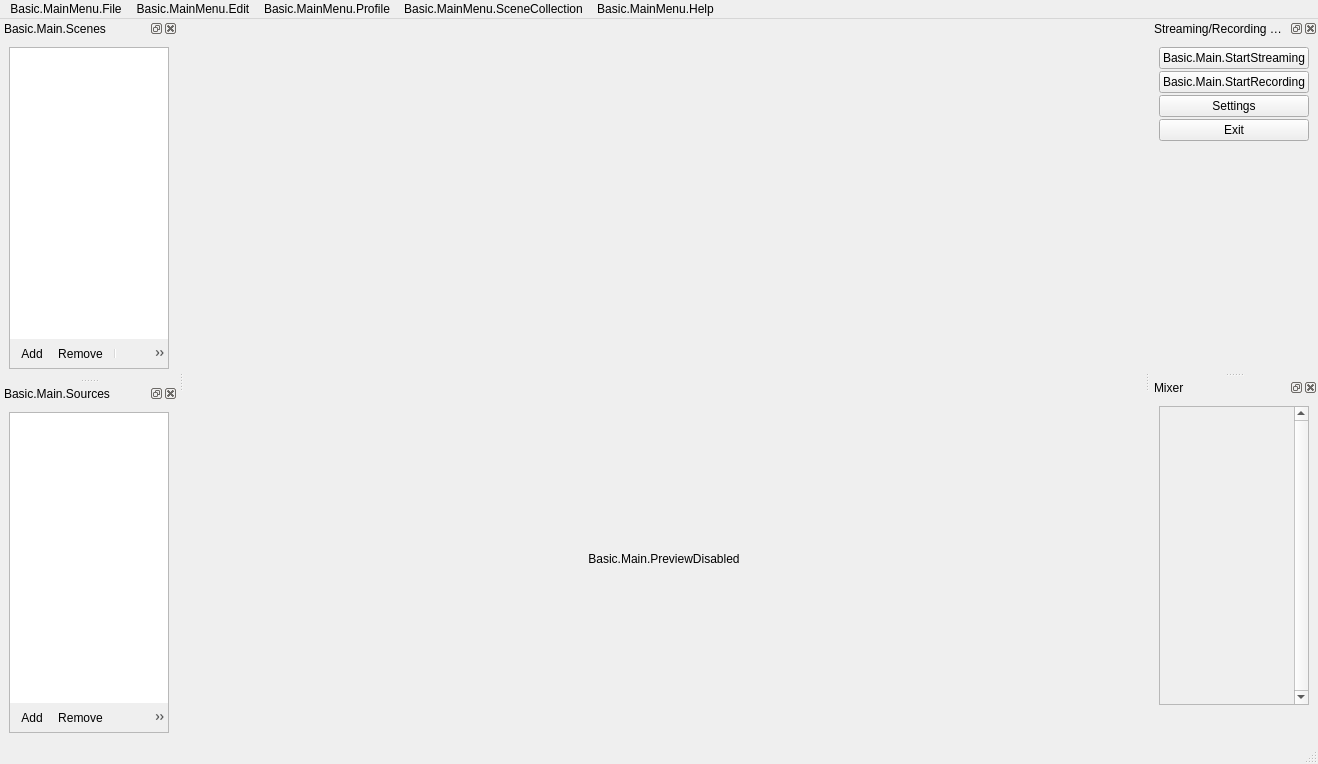
<?xml version="1.0" encoding="UTF-8"?>
<ui version="4.0">
 <author>Jim</author>
 <class>OBSBasic</class>
 <widget class="QMainWindow" name="OBSBasic">
  <property name="geometry">
   <rect>
    <x>0</x>
    <y>0</y>
    <width>1318</width>
    <height>764</height>
   </rect>
  </property>
  <property name="sizePolicy">
   <sizepolicy hsizetype="Minimum" vsizetype="Minimum">
    <horstretch>0</horstretch>
    <verstretch>0</verstretch>
   </sizepolicy>
  </property>
  <property name="minimumSize">
   <size>
    <width>0</width>
    <height>0</height>
   </size>
  </property>
  <property name="windowTitle">
   <string>.MainWindow</string>
  </property>
  <property name="windowIcon">
   <iconset resource="obs.qrc">
    <normaloff>:/res/images/obs.png</normaloff>:/res/images/obs.png</iconset>
  </property>
  <property name="styleSheet">
   <string notr="true"/>
  </property>
  <widget class="QWidget" name="centralwidget">
   <layout class="QVBoxLayout" name="verticalLayout">
    <item>
     <widget class="OBSBasicPreview" name="preview" native="true">
      <property name="sizePolicy">
       <sizepolicy hsizetype="Expanding" vsizetype="Expanding">
        <horstretch>0</horstretch>
        <verstretch>0</verstretch>
       </sizepolicy>
      </property>
      <property name="minimumSize">
       <size>
        <width>32</width>
        <height>32</height>
       </size>
      </property>
      <property name="focusPolicy">
       <enum>Qt::ClickFocus</enum>
      </property>
      <property name="contextMenuPolicy">
       <enum>Qt::CustomContextMenu</enum>
      </property>
      <addaction name="actionRemoveSource"/>
     </widget>
    </item>
    <item>
     <widget class="QLabel" name="previewDisabledLabel">
      <property name="sizePolicy">
       <sizepolicy hsizetype="Expanding" vsizetype="Expanding">
        <horstretch>0</horstretch>
        <verstretch>0</verstretch>
       </sizepolicy>
      </property>
      <property name="contextMenuPolicy">
       <enum>Qt::CustomContextMenu</enum>
      </property>
      <property name="text">
       <string>Basic.Main.PreviewDisabled</string>
      </property>
      <property name="alignment">
       <set>Qt::AlignCenter</set>
      </property>
     </widget>
    </item>
   </layout>
  </widget>
  <widget class="QMenuBar" name="menubar">
   <property name="geometry">
    <rect>
     <x>0</x>
     <y>0</y>
     <width>1318</width>
     <height>21</height>
    </rect>
   </property>
   <widget class="QMenu" name="menu_File">
    <property name="title">
     <string>Basic.MainMenu.File</string>
    </property>
    <addaction name="actionShow_Recordings"/>
    <addaction name="actionRemux"/>
    <addaction name="separator"/>
    <addaction name="action_Settings"/>
    <addaction name="actionShowSettingsFolder"/>
    <addaction name="actionShowProfileFolder"/>
    <addaction name="separator"/>
    <addaction name="actionE_xit"/>
   </widget>
   <widget class="QMenu" name="menuBasic_MainMenu_Help">
    <property name="title">
     <string>Basic.MainMenu.Help</string>
    </property>
    <widget class="QMenu" name="menuLogFiles">
     <property name="title">
      <string>Basic.MainMenu.Help.Logs</string>
     </property>
     <addaction name="actionShowLogs"/>
     <addaction name="actionUploadCurrentLog"/>
     <addaction name="actionUploadLastLog"/>
     <addaction name="actionViewCurrentLog"/>
    </widget>
    <addaction name="actionWebsite"/>
    <addaction name="separator"/>
    <addaction name="menuLogFiles"/>
    <addaction name="actionCheckForUpdates"/>
   </widget>
   <widget class="QMenu" name="menuBasic_MainMenu_Edit">
    <property name="title">
     <string>Basic.MainMenu.Edit</string>
    </property>
    <widget class="QMenu" name="transformMenu">
     <property name="title">
      <string>Basic.MainMenu.Edit.Transform</string>
     </property>
     <addaction name="actionEditTransform"/>
     <addaction name="actionResetTransform"/>
     <addaction name="separator"/>
     <addaction name="actionRotate90CW"/>
     <addaction name="actionRotate90CCW"/>
     <addaction name="actionRotate180"/>
     <addaction name="separator"/>
     <addaction name="actionFlipHorizontal"/>
     <addaction name="actionFlipVertical"/>
     <addaction name="separator"/>
     <addaction name="actionFitToScreen"/>
     <addaction name="actionStretchToScreen"/>
     <addaction name="actionCenterToScreen"/>
    </widget>
    <widget class="QMenu" name="orderMenu">
     <property name="title">
      <string>Basic.MainMenu.Edit.Order</string>
     </property>
     <addaction name="actionMoveUp"/>
     <addaction name="actionMoveDown"/>
     <addaction name="separator"/>
     <addaction name="actionMoveToTop"/>
     <addaction name="actionMoveToBottom"/>
    </widget>
    <addaction name="transformMenu"/>
    <addaction name="orderMenu"/>
    <addaction name="separator"/>
    <addaction name="actionAdvAudioProperties"/>
   </widget>
   <widget class="QMenu" name="profileMenu">
    <property name="title">
     <string>Basic.MainMenu.Profile</string>
    </property>
    <addaction name="actionNewProfile"/>
    <addaction name="actionDupProfile"/>
    <addaction name="actionRenameProfile"/>
    <addaction name="actionRemoveProfile"/>
    <addaction name="separator"/>
   </widget>
   <widget class="QMenu" name="sceneCollectionMenu">
    <property name="title">
     <string>Basic.MainMenu.SceneCollection</string>
    </property>
    <addaction name="actionNewSceneCollection"/>
    <addaction name="actionDupSceneCollection"/>
    <addaction name="actionRenameSceneCollection"/>
    <addaction name="actionRemoveSceneCollection"/>
    <addaction name="separator"/>
   </widget>
   <addaction name="menu_File"/>
   <addaction name="menuBasic_MainMenu_Edit"/>
   <addaction name="profileMenu"/>
   <addaction name="sceneCollectionMenu"/>
   <addaction name="menuBasic_MainMenu_Help"/>
  </widget>
  <widget class="OBSBasicStatusBar" name="statusbar"/>
  <widget class="QDockWidget" name="dockWidget_2">
   <property name="windowTitle">
    <string>Basic.Main.Scenes</string>
   </property>
   <attribute name="dockWidgetArea">
    <number>1</number>
   </attribute>
   <widget class="QWidget" name="dockWidgetContents_2">
    <layout class="QVBoxLayout" name="verticalLayout_5">
     <item>
      <layout class="QVBoxLayout" name="scenesVLayout">
       <property name="spacing">
        <number>0</number>
       </property>
       <item>
        <widget class="QFrame" name="scenesFrame">
         <property name="sizePolicy">
          <sizepolicy hsizetype="Preferred" vsizetype="Expanding">
           <horstretch>0</horstretch>
           <verstretch>0</verstretch>
          </sizepolicy>
         </property>
         <property name="minimumSize">
          <size>
           <width>160</width>
           <height>0</height>
          </size>
         </property>
         <property name="frameShape">
          <enum>QFrame::StyledPanel</enum>
         </property>
         <property name="frameShadow">
          <enum>QFrame::Sunken</enum>
         </property>
         <layout class="QVBoxLayout" name="verticalLayout_3">
          <property name="spacing">
           <number>0</number>
          </property>
          <property name="leftMargin">
           <number>0</number>
          </property>
          <property name="topMargin">
           <number>0</number>
          </property>
          <property name="rightMargin">
           <number>0</number>
          </property>
          <property name="bottomMargin">
           <number>0</number>
          </property>
          <item>
           <widget class="QListWidget" name="scenes">
            <property name="enabled">
             <bool>true</bool>
            </property>
            <property name="sizePolicy">
             <sizepolicy hsizetype="Ignored" vsizetype="Expanding">
              <horstretch>0</horstretch>
              <verstretch>0</verstretch>
             </sizepolicy>
            </property>
            <property name="contextMenuPolicy">
             <enum>Qt::CustomContextMenu</enum>
            </property>
            <property name="frameShape">
             <enum>QFrame::NoFrame</enum>
            </property>
            <property name="frameShadow">
             <enum>QFrame::Plain</enum>
            </property>
            <property name="showDropIndicator" stdset="0">
             <bool>true</bool>
            </property>
            <property name="dragEnabled">
             <bool>true</bool>
            </property>
            <property name="dragDropMode">
             <enum>QAbstractItemView::InternalMove</enum>
            </property>
            <property name="defaultDropAction">
             <enum>Qt::TargetMoveAction</enum>
            </property>
            <addaction name="actionRemoveScene"/>
           </widget>
          </item>
          <item>
           <widget class="QToolBar" name="scenesToolbar">
            <property name="sizePolicy">
             <sizepolicy hsizetype="Preferred" vsizetype="Fixed">
              <horstretch>0</horstretch>
              <verstretch>0</verstretch>
             </sizepolicy>
            </property>
            <property name="iconSize">
             <size>
              <width>16</width>
              <height>16</height>
             </size>
            </property>
            <property name="floatable">
             <bool>false</bool>
            </property>
            <addaction name="actionAddScene"/>
            <addaction name="actionRemoveScene"/>
            <addaction name="separator"/>
            <addaction name="actionSceneUp"/>
            <addaction name="actionSceneDown"/>
           </widget>
          </item>
          <item>
           <spacer name="scenesFixedSizeHSpacer">
            <property name="orientation">
             <enum>Qt::Horizontal</enum>
            </property>
            <property name="sizeType">
             <enum>QSizePolicy::Fixed</enum>
            </property>
            <property name="sizeHint" stdset="0">
             <size>
              <width>150</width>
              <height>0</height>
             </size>
            </property>
           </spacer>
          </item>
         </layout>
        </widget>
       </item>
      </layout>
     </item>
    </layout>
   </widget>
  </widget>
  <widget class="QDockWidget" name="dockWidget_3">
   <property name="windowTitle">
    <string>Streaming/Recording Controls</string>
   </property>
   <attribute name="dockWidgetArea">
    <number>2</number>
   </attribute>
   <widget class="QWidget" name="dockWidgetContents_3">
    <layout class="QVBoxLayout" name="verticalLayout_7">
     <item>
      <layout class="QVBoxLayout" name="buttonsVLayout">
       <property name="spacing">
        <number>2</number>
       </property>
       <item>
        <widget class="QPushButton" name="streamButton">
         <property name="enabled">
          <bool>true</bool>
         </property>
         <property name="text">
          <string>Basic.Main.StartStreaming</string>
         </property>
         <property name="checkable">
          <bool>false</bool>
         </property>
        </widget>
       </item>
       <item>
        <widget class="QPushButton" name="recordButton">
         <property name="enabled">
          <bool>true</bool>
         </property>
         <property name="text">
          <string>Basic.Main.StartRecording</string>
         </property>
        </widget>
       </item>
       <item>
        <widget class="QPushButton" name="settingsButton">
         <property name="text">
          <string>Settings</string>
         </property>
        </widget>
       </item>
       <item>
        <widget class="QPushButton" name="exitButton">
         <property name="text">
          <string>Exit</string>
         </property>
        </widget>
       </item>
       <item>
        <spacer name="expVSpacer">
         <property name="orientation">
          <enum>Qt::Vertical</enum>
         </property>
         <property name="sizeHint" stdset="0">
          <size>
           <width>0</width>
           <height>0</height>
          </size>
         </property>
        </spacer>
       </item>
      </layout>
     </item>
    </layout>
   </widget>
  </widget>
  <widget class="QDockWidget" name="dockWidget_4">
   <property name="windowTitle">
    <string>Mixer</string>
   </property>
   <attribute name="dockWidgetArea">
    <number>2</number>
   </attribute>
   <widget class="QWidget" name="dockWidgetContents_4">
    <layout class="QVBoxLayout" name="verticalLayout_8">
     <item>
      <widget class="VScrollArea" name="scrollArea">
       <property name="frameShape">
        <enum>QFrame::StyledPanel</enum>
       </property>
       <property name="frameShadow">
        <enum>QFrame::Sunken</enum>
       </property>
       <property name="verticalScrollBarPolicy">
        <enum>Qt::ScrollBarAlwaysOn</enum>
       </property>
       <property name="horizontalScrollBarPolicy">
        <enum>Qt::ScrollBarAlwaysOff</enum>
       </property>
       <property name="widgetResizable">
        <bool>true</bool>
       </property>
       <widget class="QWidget" name="volumeWidgets">
        <property name="geometry">
         <rect>
          <x>0</x>
          <y>0</y>
          <width>117</width>
          <height>16</height>
         </rect>
        </property>
        <property name="sizePolicy">
         <sizepolicy hsizetype="Preferred" vsizetype="Maximum">
          <horstretch>0</horstretch>
          <verstretch>0</verstretch>
         </sizepolicy>
        </property>
        <layout class="QVBoxLayout" name="verticalLayout_6">
         <property name="spacing">
          <number>0</number>
         </property>
         <property name="leftMargin">
          <number>0</number>
         </property>
         <property name="topMargin">
          <number>0</number>
         </property>
         <property name="rightMargin">
          <number>0</number>
         </property>
         <property name="bottomMargin">
          <number>0</number>
         </property>
        </layout>
       </widget>
      </widget>
     </item>
     <item>
      <layout class="QHBoxLayout" name="mixadvHLayout">
       <property name="spacing">
        <number>0</number>
       </property>
       <item>
        <widget class="QPushButton" name="advAudioProps">
         <property name="sizePolicy">
          <sizepolicy hsizetype="Maximum" vsizetype="Maximum">
           <horstretch>0</horstretch>
           <verstretch>0</verstretch>
          </sizepolicy>
         </property>
         <property name="maximumSize">
          <size>
           <width>22</width>
           <height>22</height>
          </size>
         </property>
         <property name="text">
          <string notr="true"/>
         </property>
         <property name="icon">
          <iconset resource="obs.qrc">
           <normaloff>:/res/images/configuration21_16.png</normaloff>:/res/images/configuration21_16.png</iconset>
         </property>
         <property name="flat">
          <bool>true</bool>
         </property>
         <property name="themeID" stdset="0">
          <string notr="true">configIconSmall</string>
         </property>
        </widget>
       </item>
       <item>
        <spacer name="mixadvHSpacer">
         <property name="orientation">
          <enum>Qt::Horizontal</enum>
         </property>
         <property name="sizeHint" stdset="0">
          <size>
           <width>0</width>
           <height>0</height>
          </size>
         </property>
        </spacer>
       </item>
      </layout>
     </item>
    </layout>
   </widget>
  </widget>
  <widget class="QDockWidget" name="dockWidget_5">
   <property name="windowTitle">
    <string>Basic.Main.Sources</string>
   </property>
   <attribute name="dockWidgetArea">
    <number>1</number>
   </attribute>
   <widget class="QWidget" name="dockWidgetContents_5">
    <layout class="QVBoxLayout" name="verticalLayout_9">
     <item>
      <layout class="QVBoxLayout" name="sourcesVLayout">
       <property name="spacing">
        <number>0</number>
       </property>
       <item>
        <widget class="QFrame" name="sourcesFrame">
         <property name="sizePolicy">
          <sizepolicy hsizetype="Preferred" vsizetype="Expanding">
           <horstretch>0</horstretch>
           <verstretch>0</verstretch>
          </sizepolicy>
         </property>
         <property name="minimumSize">
          <size>
           <width>160</width>
           <height>0</height>
          </size>
         </property>
         <property name="frameShape">
          <enum>QFrame::StyledPanel</enum>
         </property>
         <property name="frameShadow">
          <enum>QFrame::Sunken</enum>
         </property>
         <layout class="QVBoxLayout" name="verticalLayout_4">
          <property name="spacing">
           <number>0</number>
          </property>
          <property name="leftMargin">
           <number>0</number>
          </property>
          <property name="topMargin">
           <number>0</number>
          </property>
          <property name="rightMargin">
           <number>0</number>
          </property>
          <property name="bottomMargin">
           <number>0</number>
          </property>
          <item>
           <widget class="SourceListWidget" name="sources">
            <property name="sizePolicy">
             <sizepolicy hsizetype="Ignored" vsizetype="Expanding">
              <horstretch>0</horstretch>
              <verstretch>0</verstretch>
             </sizepolicy>
            </property>
            <property name="contextMenuPolicy">
             <enum>Qt::CustomContextMenu</enum>
            </property>
            <property name="frameShape">
             <enum>QFrame::NoFrame</enum>
            </property>
            <property name="showDropIndicator" stdset="0">
             <bool>true</bool>
            </property>
            <property name="dragEnabled">
             <bool>true</bool>
            </property>
            <property name="dragDropMode">
             <enum>QAbstractItemView::InternalMove</enum>
            </property>
            <property name="defaultDropAction">
             <enum>Qt::TargetMoveAction</enum>
            </property>
            <property name="selectionMode">
             <enum>QAbstractItemView::ExtendedSelection</enum>
            </property>
            <addaction name="actionRemoveSource"/>
           </widget>
          </item>
          <item>
           <widget class="QToolBar" name="sourcesToolbar">
            <property name="iconSize">
             <size>
              <width>16</width>
              <height>16</height>
             </size>
            </property>
            <property name="floatable">
             <bool>false</bool>
            </property>
            <addaction name="actionAddSource"/>
            <addaction name="actionRemoveSource"/>
            <addaction name="actionSourceProperties"/>
            <addaction name="separator"/>
            <addaction name="actionSourceUp"/>
            <addaction name="actionSourceDown"/>
           </widget>
          </item>
          <item>
           <spacer name="sourcesFixedSizeHSpacer">
            <property name="orientation">
             <enum>Qt::Horizontal</enum>
            </property>
            <property name="sizeType">
             <enum>QSizePolicy::Fixed</enum>
            </property>
            <property name="sizeHint" stdset="0">
             <size>
              <width>150</width>
              <height>0</height>
             </size>
            </property>
           </spacer>
          </item>
         </layout>
        </widget>
       </item>
      </layout>
     </item>
    </layout>
   </widget>
  </widget>
  <action name="actionAddScene">
   <property name="icon">
    <iconset resource="obs.qrc">
     <normaloff>:/res/images/add.png</normaloff>:/res/images/add.png</iconset>
   </property>
   <property name="text">
    <string>Add</string>
   </property>
   <property name="themeID" stdset="0">
    <string notr="true">addIconSmall</string>
   </property>
  </action>
  <action name="actionAddSource">
   <property name="icon">
    <iconset resource="obs.qrc">
     <normaloff>:/res/images/add.png</normaloff>:/res/images/add.png</iconset>
   </property>
   <property name="text">
    <string>Add</string>
   </property>
   <property name="themeID" stdset="0">
    <string notr="true">addIconSmall</string>
   </property>
  </action>
  <action name="actionRemoveScene">
   <property name="icon">
    <iconset resource="obs.qrc">
     <normaloff>:/res/images/list_remove.png</normaloff>:/res/images/list_remove.png</iconset>
   </property>
   <property name="text">
    <string>Remove</string>
   </property>
   <property name="shortcut">
    <string>Del</string>
   </property>
   <property name="shortcutContext">
    <enum>Qt::WidgetWithChildrenShortcut</enum>
   </property>
   <property name="themeID" stdset="0">
    <string notr="true">removeIconSmall</string>
   </property>
  </action>
  <action name="actionRemoveSource">
   <property name="icon">
    <iconset resource="obs.qrc">
     <normaloff>:/res/images/list_remove.png</normaloff>:/res/images/list_remove.png</iconset>
   </property>
   <property name="text">
    <string>Remove</string>
   </property>
   <property name="shortcut">
    <string>Del</string>
   </property>
   <property name="shortcutContext">
    <enum>Qt::WidgetWithChildrenShortcut</enum>
   </property>
   <property name="themeID" stdset="0">
    <string notr="true">removeIconSmall</string>
   </property>
  </action>
  <action name="actionSourceProperties">
   <property name="enabled">
    <bool>true</bool>
   </property>
   <property name="icon">
    <iconset resource="obs.qrc">
     <normaloff>:/res/images/properties.png</normaloff>:/res/images/properties.png</iconset>
   </property>
   <property name="text">
    <string>Properties</string>
   </property>
   <property name="themeID" stdset="0">
    <string notr="true">propertiesIconSmall</string>
   </property>
  </action>
  <action name="actionSceneUp">
   <property name="icon">
    <iconset resource="obs.qrc">
     <normaloff>:/res/images/up.png</normaloff>:/res/images/up.png</iconset>
   </property>
   <property name="text">
    <string>MoveUp</string>
   </property>
   <property name="themeID" stdset="0">
    <string notr="true">upArrowIconSmall</string>
   </property>
  </action>
  <action name="actionSourceUp">
   <property name="enabled">
    <bool>true</bool>
   </property>
   <property name="icon">
    <iconset resource="obs.qrc">
     <normaloff>:/res/images/up.png</normaloff>:/res/images/up.png</iconset>
   </property>
   <property name="text">
    <string>MoveUp</string>
   </property>
   <property name="themeID" stdset="0">
    <string notr="true">upArrowIconSmall</string>
   </property>
  </action>
  <action name="actionSceneDown">
   <property name="icon">
    <iconset resource="obs.qrc">
     <normaloff>:/res/images/down.png</normaloff>:/res/images/down.png</iconset>
   </property>
   <property name="text">
    <string>MoveDown</string>
   </property>
   <property name="themeID" stdset="0">
    <string notr="true">downArrowIconSmall</string>
   </property>
  </action>
  <action name="actionSourceDown">
   <property name="enabled">
    <bool>true</bool>
   </property>
   <property name="icon">
    <iconset resource="obs.qrc">
     <normaloff>:/res/images/down.png</normaloff>:/res/images/down.png</iconset>
   </property>
   <property name="text">
    <string>MoveDown</string>
   </property>
   <property name="themeID" stdset="0">
    <string notr="true">downArrowIconSmall</string>
   </property>
  </action>
  <action name="actionShow_Recordings">
   <property name="text">
    <string>Basic.MainMenu.File.ShowRecordings</string>
   </property>
  </action>
  <action name="actionRemux">
   <property name="text">
    <string>Basic.MainMenu.File.Remux</string>
   </property>
  </action>
  <action name="action_Settings">
   <property name="text">
    <string>Basic.MainMenu.File.Settings</string>
   </property>
  </action>
  <action name="actionE_xit">
   <property name="text">
    <string>Basic.MainMenu.File.Exit</string>
   </property>
  </action>
  <action name="actionShowLogs">
   <property name="text">
    <string>Basic.MainMenu.Help.Logs.ShowLogs</string>
   </property>
  </action>
  <action name="actionUploadLastLog">
   <property name="text">
    <string>Basic.MainMenu.Help.Logs.UploadLastLog</string>
   </property>
  </action>
  <action name="actionUploadCurrentLog">
   <property name="text">
    <string>Basic.MainMenu.Help.Logs.UploadCurrentLog</string>
   </property>
  </action>
  <action name="actionViewCurrentLog">
   <property name="text">
    <string>Basic.MainMenu.Help.Logs.ViewCurrentLog</string>
   </property>
  </action>
  <action name="actionUndo">
   <property name="enabled">
    <bool>false</bool>
   </property>
   <property name="text">
    <string>Basic.MainMenu.Edit.Undo</string>
   </property>
  </action>
  <action name="actionRedo">
   <property name="enabled">
    <bool>false</bool>
   </property>
   <property name="text">
    <string>Basic.MainMenu.Edit.Redo</string>
   </property>
  </action>
  <action name="actionEditTransform">
   <property name="text">
    <string>Basic.MainMenu.Edit.Transform.EditTransform</string>
   </property>
  </action>
  <action name="actionRotate90CW">
   <property name="text">
    <string>Basic.MainMenu.Edit.Transform.Rotate90CW</string>
   </property>
  </action>
  <action name="actionRotate90CCW">
   <property name="text">
    <string>Basic.MainMenu.Edit.Transform.Rotate90CCW</string>
   </property>
  </action>
  <action name="actionRotate180">
   <property name="text">
    <string>Basic.MainMenu.Edit.Transform.Rotate180</string>
   </property>
  </action>
  <action name="actionFitToScreen">
   <property name="text">
    <string>Basic.MainMenu.Edit.Transform.FitToScreen</string>
   </property>
   <property name="shortcut">
    <string>Ctrl+F</string>
   </property>
  </action>
  <action name="actionStretchToScreen">
   <property name="text">
    <string>Basic.MainMenu.Edit.Transform.StretchToScreen</string>
   </property>
   <property name="shortcut">
    <string>Ctrl+S</string>
   </property>
  </action>
  <action name="actionResetTransform">
   <property name="text">
    <string>Basic.MainMenu.Edit.Transform.ResetTransform</string>
   </property>
   <property name="shortcut">
    <string>Ctrl+R</string>
   </property>
  </action>
  <action name="actionCenterToScreen">
   <property name="text">
    <string>Basic.MainMenu.Edit.Transform.CenterToScreen</string>
   </property>
   <property name="shortcut">
    <string>Ctrl+C</string>
   </property>
  </action>
  <action name="actionFlipHorizontal">
   <property name="text">
    <string>Basic.MainMenu.Edit.Transform.FlipHorizontal</string>
   </property>
  </action>
  <action name="actionFlipVertical">
   <property name="text">
    <string>Basic.MainMenu.Edit.Transform.FlipVertical</string>
   </property>
  </action>
  <action name="actionMoveUp">
   <property name="text">
    <string>Basic.MainMenu.Edit.Order.MoveUp</string>
   </property>
   <property name="shortcut">
    <string>Ctrl+Up</string>
   </property>
  </action>
  <action name="actionMoveDown">
   <property name="text">
    <string>Basic.MainMenu.Edit.Order.MoveDown</string>
   </property>
   <property name="shortcut">
    <string>Ctrl+Down</string>
   </property>
  </action>
  <action name="actionMoveToTop">
   <property name="text">
    <string>Basic.MainMenu.Edit.Order.MoveToTop</string>
   </property>
   <property name="shortcut">
    <string>Ctrl+Home</string>
   </property>
  </action>
  <action name="actionMoveToBottom">
   <property name="text">
    <string>Basic.MainMenu.Edit.Order.MoveToBottom</string>
   </property>
   <property name="shortcut">
    <string>Ctrl+End</string>
   </property>
  </action>
  <action name="actionCheckForUpdates">
   <property name="text">
    <string>Basic.MainMenu.Help.CheckForUpdates</string>
   </property>
  </action>
  <action name="actionInteract">
   <property name="text">
    <string>Interact</string>
   </property>
  </action>
  <action name="actionAdvAudioProperties">
   <property name="text">
    <string>Basic.MainMenu.Edit.AdvAudio</string>
   </property>
  </action>
  <action name="actionWebsite">
   <property name="text">
    <string>Basic.MainMenu.Help.Website</string>
   </property>
  </action>
  <action name="actionNewSceneCollection">
   <property name="text">
    <string>New</string>
   </property>
  </action>
  <action name="actionDupSceneCollection">
   <property name="text">
    <string>Duplicate</string>
   </property>
  </action>
  <action name="actionRenameSceneCollection">
   <property name="text">
    <string>Rename</string>
   </property>
  </action>
  <action name="actionRemoveSceneCollection">
   <property name="text">
    <string>Remove</string>
   </property>
  </action>
  <action name="actionNewProfile">
   <property name="text">
    <string>New</string>
   </property>
  </action>
  <action name="actionDupProfile">
   <property name="text">
    <string>Duplicate</string>
   </property>
  </action>
  <action name="actionRenameProfile">
   <property name="text">
    <string>Rename</string>
   </property>
  </action>
  <action name="actionRemoveProfile">
   <property name="text">
    <string>Remove</string>
   </property>
  </action>
  <action name="actionShowSettingsFolder">
   <property name="text">
    <string>Basic.MainMenu.File.ShowSettingsFolder</string>
   </property>
  </action>
  <action name="actionShowProfileFolder">
   <property name="text">
    <string>Basic.MainMenu.File.ShowProfileFolder</string>
   </property>
  </action>
 </widget>
 <customwidgets>
  <customwidget>
   <class>OBSBasicPreview</class>
   <extends>QWidget</extends>
   <header>window-basic-preview.hpp</header>
   <container>1</container>
  </customwidget>
  <customwidget>
   <class>OBSBasicStatusBar</class>
   <extends>QStatusBar</extends>
   <header>window-basic-status-bar.hpp</header>
  </customwidget>
  <customwidget>
   <class>VScrollArea</class>
   <extends>QScrollArea</extends>
   <header>vertical-scroll-area.hpp</header>
   <container>1</container>
  </customwidget>
  <customwidget>
   <class>SourceListWidget</class>
   <extends>QListWidget</extends>
   <header>source-list-widget.hpp</header>
  </customwidget>
 </customwidgets>
 <resources>
  <include location="obs.qrc"/>
 </resources>
 <connections>
  <connection>
   <sender>actionE_xit</sender>
   <signal>triggered()</signal>
   <receiver>OBSBasic</receiver>
   <slot>close()</slot>
   <hints>
    <hint type="sourcelabel">
     <x>-1</x>
     <y>-1</y>
    </hint>
    <hint type="destinationlabel">
     <x>463</x>
     <y>351</y>
    </hint>
   </hints>
  </connection>
  <connection>
   <sender>exitButton</sender>
   <signal>clicked()</signal>
   <receiver>OBSBasic</receiver>
   <slot>close()</slot>
   <hints>
    <hint type="sourcelabel">
     <x>697</x>
     <y>615</y>
    </hint>
    <hint type="destinationlabel">
     <x>463</x>
     <y>351</y>
    </hint>
   </hints>
  </connection>
 </connections>
</ui>
